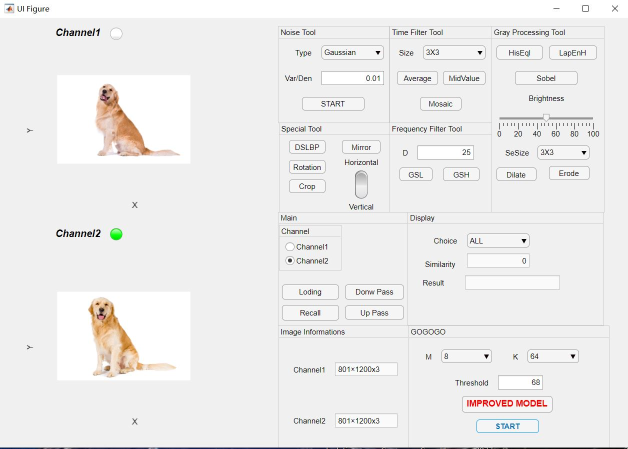
%> input picture 捕获3.JPG, 1256 x 898 px (shown at 1/2 size)
$ octave --eval "result = Global_Hash_Generation(imread('捕获3.JPG'));"   (GNU Octave 9; MATLAB toolbox functions it lacks are replaced by stand-ins)
%> lines starting %> are read from the running program, lines starting %| are printed output that depends on the picture
### LPF.m
function [result] = LPF(im,type,D0,n,D1)
%> called with type = 'gaussian', D0 = 70
%该函数为低通滤波函数
%im为uint8类型图，可为单色图或者彩色图,注意，彩色图是在hsi操作
%各自type 为 ideal, butterworth, gussian, trapezoid）
%D0 为截止频率 ，D1为梯形滤波器特有参数（此时D0作为转折频率，D1作为截止频率)
%返回参数为滤波结果
processing=im2double(im);
if numel(size(im))==3 %彩色图取强度分量
hsi=RGB2HSI(processing);
processing=hsi(:,:,3);
end
%步骤1，进行填充
%im=Paddedsize(im);不建议填充，效果很差
[P,Q]=size(processing);
%> P = 256; Q = 256
%步骤2，构建滤波器，使用自定义函数lpfilter
if strcmpi(type,'ideal')
    H=lpfilter(type,P,Q,D0);
elseif strcmpi(type,'butterworth')
    H=lpfilter(type,P,Q,D0,n);
elseif strcmpi(type,'gaussian')
    H=lpfilter(type,P,Q,D0);
elseif strcmpi(type,'trapezoid')
    H=lpfilter(type,P,Q,D0,n,D1);
end
%步骤3，填充图像进行傅里叶变换
Im=fftshift(fft2(processing));
%步骤4，频域做点积
Y=H.*Im;
%步骤5，进行傅里叶反变换
processed=abs(ifft2(Y));
%如果是灰色图，直接返回
if numel(size(im))==2
result=processed;
else
%如果是彩色图，重新拼接
newhsi=cat(3,hsi(:,:,1),hsi(:,:,2),processed);
result=HSI2RGB(newhsi);
end
end

### dftuv.m
function [U,V] = dftuv(M,N)
%> called with M = 256, N = 256
% [U，V] = DFTUV（M，N）计算网格频率矩阵U和V。 U和V对于计算可与DFTFILT一起使用的
% 频域滤波器函数很有用。 U和V都是M-by-N。更多细节见冈萨雷斯教材93页
% 设置变量范围
u=0:(M-1);
%> u = 256 values from 0 to 255
v=0:(N-1);
%> v = 256 values from 0 to 255
% 计算网格的索引，即将网络的原点转移到左上角，因为FFT计算时变换的原点在左上角。
idx = find(u > M / 2);
%> idx = 127 values from 130 to 256
u(idx) = u(idx) - M;
idy = find(v > N / 2);
%> idy = 127 values from 130 to 256
v(idy) = v(idy) - N;

% Compute the meshgrid arrays.
% 计算网格矩阵
[V, U] = meshgrid(v, u);
end

### zigzag.m
function result= zigzag(Mat)
%以z字形扫描image，返回result
%输入的图像是方阵，且行数为偶数
len=size(Mat,1);
temp1=zeros(1,len*len/2+len/2);
temp2=zeros(1,len*len/2+len/2);
temp=zeros(1,len*len/2+len/2);
Counter=2;
temp(1)=Mat(1,1);
Rol=1;Col=1; %定义横纵坐标
%首先会向右走len/2次，规则是
%右边走一步
% 左下对角线走到列数等于1
% 当对角线没走到底时，向下走一格
% 当对角线没走到底时，右上对角线走到行数等于1
%当以上步骤结束后，将初始的矩阵沿着横中轴翻转180°，
%再沿纵中轴翻转180°，重新迭代，再删除掉多迭代了的右上角
%到左下角的对角线，最后再将矩阵反转一下即可得到剩下的矩阵
for times=1:2
    for i=1:len/2
        Col=Col+1;
        temp(Counter)=Mat(Rol,Col);
        Counter=Counter+1;
        while Col~=1
            Rol=Rol+1;
            Col=Col-1;
            temp(Counter)=Mat(Rol,Col);
            Counter=Counter+1;
        end
        if Rol==len %走到左下角了，结束迭代
            break;
        else
            Rol=Rol+1;
            temp(Counter)=Mat(Rol,Col);
            Counter=Counter+1;
        end
        while Rol~=1
            Rol=Rol-1;
            Col=Col+1;
            temp(Counter)=Mat(Rol,Col);
            Counter=Counter+1;
        end
    end
    if times==1
        temp1=temp;
    else
        temp2=temp;
    end
    %下面开始为下一次迭代做准备
    if times==1
        Counter=2;
        Mat=flip(Mat,1);
        Mat=flip(Mat,2);
        temp(1)=Mat(1,1);
        Rol=1;Col=1; %定义横纵坐标
    end
end
%结束后得到temp1，temp2
%将temp2最后的对角线元素删除，并反转
temp2(:,len*len/2-len/2+1:len*len/2+len/2)=[];
temp2=flip(temp2,2);
result=[temp1,temp2];
end
%接下来

### lpfilter.m
function [H] = lpfilter(type,P,Q,D0,n,D1)
%该函数用以创建四类低通滤波器 ILPF,BLPF,GLPF,TLPF
%各自type 为 ideal, butterworth, gaussian, trapezoid
%P,Q 分别为填充后的长与宽，即2*M与2*N
%D0 为截止频率 ，D1为梯形滤波器特有参数（此时D0作为转折频率，D1作为截止频率)
%返回参数为滤波矩阵H
%ues function dftuv to set up the meshgrid arrays needed for computing
[U,V]=dftuv(P,Q);
D=fftshift(sqrt(U.^2+V.^2));
switch type
    case 'ideal'
        H=double(D<=D0);
    case 'butterworth'
        H=1./(1+(D/D0).^(2*n));
    case 'gaussian'
        H=exp((-D.^2)/(2*D0*D0));
    case 'trapezoid'
        H=(D<=D0)+(-D+2).*(D>D0&D<=D1);
    otherwise
        error('Unkonw type')
end

### Global_Hash_Generation.m
function HD= Global_Hash_Generation(image)
N=256;M=8;K=64;
%image为输入图像，N为线性内插大小，M为小块尺寸
%该函数用以生成哈希序列

%首先判断是否为灰度图，若不是，则转换为灰度图
if numel(size(image))==3
    image=rgb2gray(image);
end
%将图像转换为double形式，加快处理速度
image=im2double(image);

%①对图像进行二次线性内插
image=imresize(image,[N,N],'bilinear');
%TEST figure(1)
%TEST imshow(image)

%②对图像进行高斯低通滤波，使用自定义函数LPF
image=LPF(image,'gaussian',70); %注意，高斯低通滤波器的截止频率可能会对结果产生影响
%> in LPF, `processed=abs(ifft2(Y));`:
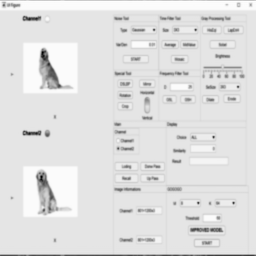
%> processed: size 256x256 double; min 0.343, max 1.01, mean 0.929; drawn with min black and max white
%TEST figure(2)
%TEST imshow(image)
%③对图像进行三阶小波分解
[LL,LH,HL,HH]=dwt2(image,'haar');
[LL,LH,HL,HH]=dwt2(LL,'haar');
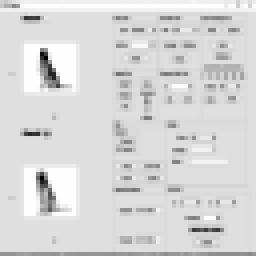
%> LL: size 64x64 double (shown 4 times larger); min 2.12, max 4, mean 3.72; drawn with min black and max white
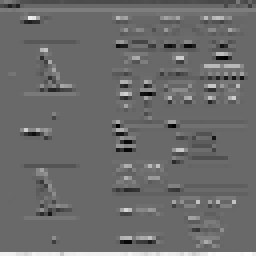
%> LH: size 64x64 double (shown 4 times larger); min -0.417, max 0.592, mean 0.0097; drawn with min black and max white
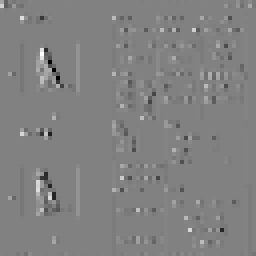
%> HL: size 64x64 double (shown 4 times larger); min -0.568, max 0.552, mean 0.00051; drawn with min black and max white
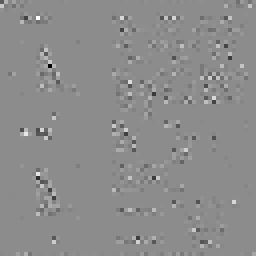
%> HH: size 64x64 double (shown 4 times larger); min -0.283, max 0.231, mean 9.94e-05; drawn with min black and max white
[LL,LH,HL,HH]=dwt2(LL,'haar');
%> LL: size 32x32 double
%> LH: size 32x32 double
%> HL: size 32x32 double
%> HH: size 32x32 double
New_len=N/8;
%TEST imshow([LL,LH;HL,HH],[])
%Local Texture Feature
HH_DCT=dct2(HH);
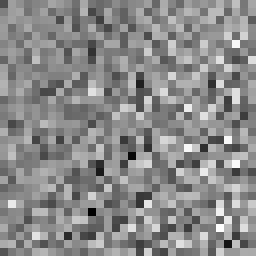
%> HH_DCT: size 32x32 double (shown 8 times larger); min -0.246, max 0.212, mean 0.00209; drawn with min black and max white
HH_DCT_zigzag=zigzag(HH_DCT);
%> the loop in zigzag, `for times=1:2` made 2 passes
%> pass 1, in zigzag, `Mat=flip(Mat,2);`:
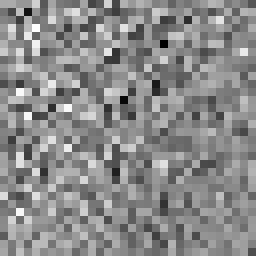
%> Mat: size 32x32 double (shown 8 times larger); min -0.246, max 0.212, mean 0.00209; mean of the top-left, top-right, bottom-left and bottom-right quarters 0.00914, -0.0044, 0.0116, -0.00798; drawn with min black and max white
%> after the loop in zigzag, `for times=1:2`: Col = 1; Counter = 529; Rol = 32; temp = 528 values, max 0.212 at index 32, min -0.246 at index 331, mean 0.00524; temp1 = 528 values, max 0.173 at index 353, min -0.19 at index 389, mean -0.000352; temp2 has the same summary as temp
%> in zigzag, `temp2=flip(temp2,2);`: temp2 = 496 values, max 0.212 at index 465, min -0.246 at index 166, mean 0.00469
%> in zigzag, `result=[temp1,temp2];`: result = 1024 values, max 0.212 at index 993, min -0.246 at index 694, mean 0.00209
%> HH_DCT_zigzag has the same summary as result in zigzag
%取前3K个元素作为全局矩阵
G=HH_DCT_zigzag(:,1:3*K);
%> G = 192 values, max 0.0971 at index 74, min -0.155 at index 160, mean -0.00793
H=abs(G-mean(G(:))*ones(size(G)));
HD=H>=mean(H(:));
%> HD = 192 logical values, 84 true
end
